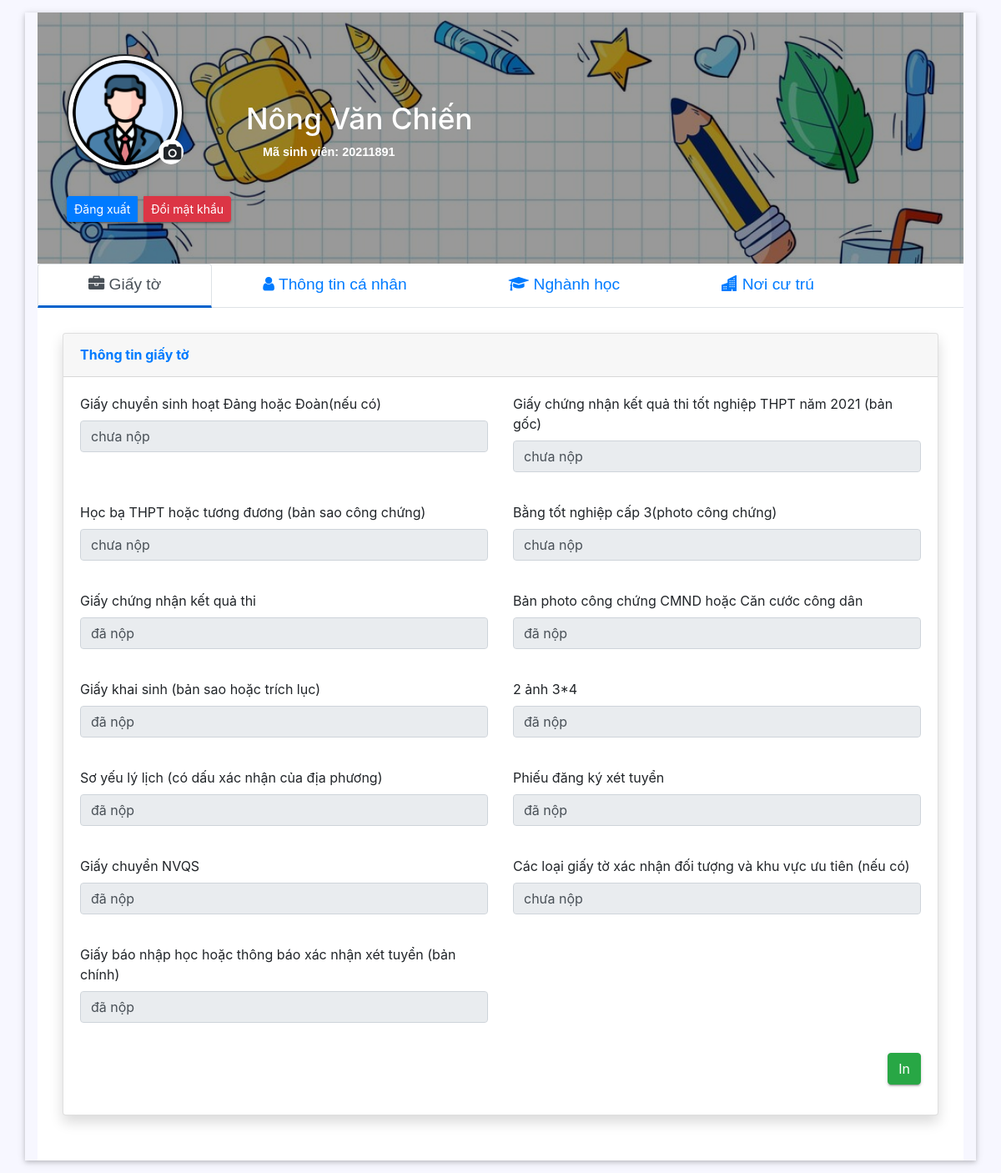
The app's page /index.php (signed in) with its own data.
### tables this page shows
CREATE TABLE `hsgiayto` (
  `masv` varchar(11) NOT NULL,
  `val1` int(11) NOT NULL DEFAULT 0,
  `val2` int(11) NOT NULL DEFAULT 0,
  `val3` int(11) NOT NULL DEFAULT 0,
  `val4` int(11) NOT NULL DEFAULT 0,
  `val5` int(11) NOT NULL DEFAULT 0,
  `val6` int(11) NOT NULL DEFAULT 0,
  `val7` int(11) NOT NULL DEFAULT 0,
  `val8` int(11) NOT NULL DEFAULT 0,
  `val9` int(11) NOT NULL DEFAULT 0,
  `val10` int(11) NOT NULL DEFAULT 0,
  `val11` int(11) NOT NULL DEFAULT 0,
  `val12` int(11) NOT NULL DEFAULT 0,
  `val13` int(11) NOT NULL DEFAULT 0
);

### index.php (the view, shortened to what this page needs)
<?php include_once('./includes/header.php'); ?>
<?php
include './Admin/connect.php';
if (isset($_SESSION['username'])) {
    $sqlSelect = "SELECT image FROM users WHERE username = '" . $_SESSION['username'] . "'";
    $resultSelect = $conn->query($sqlSelect);
    if ($resultSelect->num_rows > 0) {
        $row = $resultSelect->fetch_assoc();
        $image = $row['image'];
    }
    $name = $_SESSION['name'];
    $username = $_SESSION['username'];
    $image = $_SESSION['image'];
}
?>
<!DOCTYPE html>
<html lang="en">
<head>
    <link rel="stylesheet" href="https://stackpath.bootstrapcdn.com/bootstrap/4.3.1/css/bootstrap.min.css">
    <link rel="stylesheet" href="https://maxcdn.bootstrapcdn.com/bootstrap/4.0.0/css/bootstrap.min.css">
</head>
<body>
    <div class="container-fluid overcover">
        <div class="container profile-box">
            <div class="top-cover">
                <div class="covwe-inn">
                    <div class="row no-margin ">
                        <div class="col-md-2 img-c">
                            <div class="profile-image-container">
                                <img style="border: 2px solid; border-radius: 50%;" src="<?php echo $image ?>" width="600" height="600" alt="" id="profileImage" class="clickable-image" data-toggle="modal" data-target="#imageModal">
                                <form action="" method="post" enctype="multipart/form-data">
                                    <label for="fileInput" class="choose-image-btn" data-toggle="modal" data-target="#fileModal"><i class="fa fa-camera"></i></label>
                                </form>
                            </div>
                            <div class="btn-group mt-4">
                                <a href="logout.php" class="btn btn-sm btn-primary mr-2">Đăng xuất</a>
                                <a href="changepassword.php" class="btn btn-sm btn-danger">Đổi mật khẩu</a>
                            </div>
                        </div>
                        <div class="col-md-9 tit-det">
                            <h2><?php echo $name ?></h2>
                            <p><strong class="mb-3">Mã sinh viên: <?php echo $username ?></strong></p>
                        </div>
                    </div>
                </div>
            </div>
            <ul class="nav nav-tabs" id="myTab" role="tablist" style="font-family: 'Franklin Gothic Medium', 'Arial Narrow', Arial, sans-serif;">
                <li class="nav-item">
                    <a class="nav-link active" id="home-tab" data-toggle="tab" href="#home" role="tab" aria-controls="home" aria-selected="true"><i class="fa fa-briefcase"></i> Giấy tờ</a>
                </li>
                <li class="nav-item">
                    <a class="nav-link" id="profile-tab" data-toggle="tab" href="#profile" role="tab" aria-controls="profile" aria-selected="false"><i class="fa fa-user"></i> Thông tin cá nhân</a>
                </li>
                <li class="nav-item">
                    <a class="nav-link" id="profile-tab" data-toggle="tab" href="#resume" role="tab" aria-controls="profile" aria-selected="false"><i class="fa fa-graduation-cap"></i> Nghành học</a>
                </li>
                <li class="nav-item">
                    <a class="nav-link" id="profile-tab" data-toggle="tab" href="#gallery" role="tab" aria-controls="profile" aria-selected="false"><i class="bi bi-buildings-fill"></i> Nơi cư trú</a>
                </li>
            </ul>
            <div class="tab-content" id="myTabContent">
                <div class="tab-pane fade exp-cover show active" id="home" role="tabpanel" aria-labelledby="home-tab">
                    <div class="data-box">
                        <div class="card shadow mb-4">
                            <div class="card-header py-3">
                                <h6 class="m-0 font-weight-bold text-primary">Thông tin giấy tờ</h6>
                            </div>
                            <div class="card-body">
                                <form method="post">
                                    <div class="body" id="editsinhvien">
                                        <div class="row">
                                            <?php
                                            if (isset($_SESSION['username'])) {
                                                $masv = $_SESSION['username'];
                                                include('./Admin/connect.php');
                                                $query = $conn->prepare("SELECT * FROM hsgiayto WHERE masv = ?");
                                                $query->bind_param("s", $masv);
                                                $query->execute();
                                                $result = $query->get_result();
                                                if ($result->num_rows > 0) {
                                                    $row = $result->fetch_assoc();
                                                    $val1 = $row['val1'];
                                                    $val2 = $row['val2'];
                                                    $val3 = $row['val3'];
                                                    $val4 = $row['val4'];
                                                    $val5 = $row['val5'];
                                                    $val6 = $row['val6'];
                                                    $val7 = $row['val7'];
                                                    $val8 = $row['val8'];
                                                    $val9 = $row['val9'];
                                                    $val10 = $row['val10'];
                                                    $val11 = $row['val11'];
                                                    $val12 = $row['val12'];
                                                    $val13 = $row['val13'];
                                                }
                                            }
                                            ?>
                                            <div class="form-group col-md-6">
                                                <label for="">Giấy chuyển sinh hoạt Đảng hoặc Đoàn(nếu có)</label>
                                                <input type="text" name="val1" class="form-control" value="<?php echo ($val1 == 0) ? 'chưa nộp' : (($val1 == 1) ? 'đã nộp' : 'đã trả'); ?>" readonly>
                                            </div>
                                            <div class="form-group col-md-6">
                                                <label for="">Giấy chứng nhận kết quả thi tốt nghiệp THPT năm 2021 (bản gốc)</label>
                                                <input type="text" name="val2" class="form-control" value="<?php echo ($val2 == 0) ? 'chưa nộp' : (($val2 == 1) ? 'đã nộp' : 'đã trả'); ?>" readonly>
                                            </div>
                                            <div class="form-group col-md-6">
                                                <label for="">Học bạ THPT hoặc tương đương (bản sao công chứng)</label>
                                                <input type="text" name="val3" class="form-control" value="<?php echo ($val3 == 0) ? 'chưa nộp' : (($val3 == 1) ? 'đã nộp' : 'đã trả'); ?>" readonly>
                                            </div>
                                            <div class="form-group col-md-6">
                                                <label for="">Bằng tốt nghiệp cấp 3(photo công chứng)</label>
                                                <input type="text" name="val4" class="form-control" value="<?php echo ($val4 == 0) ? 'chưa nộp' : (($val4 == 1) ? 'đã nộp' : 'đã trả'); ?>" readonly>
                                            </div>
                                            <div class="form-group col-md-6">
                                                <label for="">Giấy chứng nhận kết quả thi</label>
                                                <input type="text" name="val5" class="form-control" value="<?php echo ($val5 == 0) ? 'chưa nộp' : (($val5 == 1) ? 'đã nộp' : 'đã trả'); ?>" readonly>
                                            </div>
                                            <div class="form-group col-md-6">
                                                <label for="">Bản photo công chứng CMND hoặc Căn cước công dân</label>
                                                <input type="text" name="val6" class="form-control" value="<?php echo ($val6 == 0) ? 'chưa nộp' : (($val6 == 1) ? 'đã nộp' : 'đã trả'); ?>" readonly>
                                            </div>
                                            <div class="form-group col-md-6">
                                                <label for="">Giấy khai sinh (bản sao hoặc trích lục)</label>
                                                <input type="text" name="val7" class="form-control" value="<?php echo ($val7 == 0) ? 'chưa nộp' : (($val7 == 1) ? 'đã nộp' : 'đã trả'); ?>" readonly>
                                            </div>
                                            <div class="form-group col-md-6">
                                                <label for="">2 ảnh 3*4</label>
                                                <input type="text" name="val8" class="form-control" value="<?php echo ($val8 == 0) ? 'chưa nộp' : (($val8 == 1) ? 'đã nộp' : 'đã trả'); ?>" readonly>
                                            </div>
                                            <div class="form-group col-md-6">
                                                <label for="">Sơ yếu lý lịch (có dấu xác nhận của địa phương)</label>
                                                <input type="text" name="val9" class="form-control" value="<?php echo ($val9 == 0) ? 'chưa nộp' : (($val9 == 1) ? 'đã nộp' : 'đã trả'); ?>" readonly>
                                            </div>
                                            <div class="form-group col-md-6">
                                                <label for="val10">Phiếu đăng ký xét tuyển</label>
                                                <input type="text" name="val10" class="form-control" value="<?php echo ($val10 == 0) ? 'chưa nộp' : (($val10 == 1) ? 'đã nộp' : 'đã trả'); ?>" readonly>
                                            </div>
                                            <div class="form-group col-md-6">
                                                <label for="">Giấy chuyển NVQS</label>
                                                <input type="text" name="val11" class="form-control" value="<?php echo ($val11 == 0) ? 'chưa nộp' : (($val11 == 1) ? 'đã nộp' : 'đã trả'); ?>" readonly>
                                            </div>
                                            <div class="form-group col-md-6">
                                                <label for="">Các loại giấy tờ xác nhận đối tượng và khu vực ưu tiên (nếu có)</label>
                                                <input type="text" name="val12" class="form-control" value="<?php echo ($val12 == 0) ? 'chưa nộp' : (($val12 == 1) ? 'đã nộp' : 'đã trả'); ?>" readonly>
                                            </div>
                                            <div class="form-group col-md-6">
                                                <label for="">Giấy báo nhập học hoặc thông báo xác nhận xét tuyển (bản chính)</label>
                                                <input type="text" name="val13" class="form-control" value="<?php echo ($val13 == 0) ? 'chưa nộp' : (($val13 == 1) ? 'đã nộp' : 'đã trả'); ?>" readonly>
                                            </div>
                                        </div>
                                    </div>
                                    <button class="btn btn-success mb-3 float-right" onclick="printPage()">In</button>
                                </form>
                            </div>
                        </div>
                    </div>
                </div>
            </div>
        </div>
    </div>
</body>
<?php
include('./Admin/includes/script.php');
?>
</html>

### includes/header.php (shortened to what this page needs)
<!doctype html>
<html lang="en">
<head>
    <link rel="stylesheet" href="assets/css/bootstrap.min.css">
    <link rel="stylesheet" href="assets/css/fontawsom-all.min.css">
    <link rel="stylesheet" type="text/css" href="assets/css/style.css" />
</head>
<body>

### Admin/includes/script.php (shortened to what this page needs)
<link rel="stylesheet" href="https://cdnjs.cloudflare.com/ajax/libs/font-awesome/4.7.0/css/font-awesome.min.css">
<link rel="stylesheet" href="https://cdn.jsdelivr.net/npm/bootstrap-icons@1.11.2/font/bootstrap-icons.min.css">

### assets/css/style.css (style rules this page uses)
* { margin: 0px; padding: 0px; list-style: none; }
img { max-width: 100%; }
a { text-decoration: none; outline: none; color: #444; }
ul { margin-bottom: 0; padding-left: 0; }
a:hover, a:focus, input, textarea { text-decoration: none; outline: none; }
html, body { height: 100%; }
p { margin-bottom: 0px; width: 100%; }
.no-margin { margin: 0px; }
::placeholder { color: #747f8a !important; font-size: 13px; opacity: .5 !important; }
.container-fluid { padding: 0px; }
h1, h2, h3, h4, h5, h6 { font-family: "mouse-500", Arial, Helvetica, sans-serif; }
strong { font-family: "mouse-500", Arial, Helvetica, sans-serif; }
body { background-color: #f7f7ff !important; font-family: "mouse-300", Arial, Helvetica, sans-serif; color: #6A6A6A; }
.btn-success { background-color: #00ab9f; border-color: #00ab9f; }
.btn { box-shadow: 0 3px 1px -2px rgba(0, 0, 0, 0.2), 0 2px 2px 0 rgba(0, 0, 0, 0.14), 0 1px 5px 0 rgba(0, 0, 0, 0.12); border-radius: 2px; }
.form-control { background-color: #F8F8F8; margin-bottom: 20px; }
.container { max-width: 1100px; }
.top-cover { background-image: url(../images/bg.jpg); background-size: cover; width: 100%; }
.overcover { padding: 15px; }
.overcover .covwe-inn { background-color: rgba(0, 0, 0, 0.4); width: 100%; height: 100%; padding: 30px; display: flex; }
.overcover .covwe-inn .img-c { padding: 20px; }
.overcover .covwe-inn .img-c img { border-radius: 50%; background-color: #FFF; padding: 5px; box-shadow: 0 2px 5px 0 rgba(0, 0, 0, 0.16), 0 2px 10px 0 rgba(0, 0, 0, 0.12); margin: auto; }
.overcover .covwe-inn .tit-det { padding: 20px; padding-left: 10px; margin: auto; }
.overcover .covwe-inn .tit-det h2 { color: #FFF; font-size: 2.2rem; }
.overcover .covwe-inn .tit-det p { color: #FFF; font-size: .9rem; text-indent: 20px; }
.profile-box { box-shadow: 0 2px 5px 0 rgba(0, 0, 0, 0.16), 0 2px 10px 0 rgba(0, 0, 0, 0.12); padding: 0px; }
.nav-tabs { background-color: #FFF; }
.nav-tabs li a { padding: 10px 60px; font-size: 1.2rem; }
.nav-tabs .active { border-radius: 0px; border-bottom: 3px solid #0062cc !important; }
.tab-content { background-color: #FFF; }
.exp-cover { padding: 30px; }

### index.php (style rules this page uses)
.profile-image-container { position: relative; display: inline-block; }
#profileImage { max-width: 100%; height: auto; display: block; }
.choose-image-btn { position: absolute; background-color: #fff; font-size: 20px; right: 0; bottom: 0; padding: 6px; cursor: pointer; border-radius: 50%; width: 30px; height: 30px; text-align: center; line-height: 1; }

### records on screen
hsgiayto: val1 "chưa nộp", val2 "chưa nộp", val3 "chưa nộp", val4 "chưa nộp", val5 "đã nộp", val6 "đã nộp", val7 "đã nộp", val8 "đã nộp", val9 "đã nộp", val10 "đã nộp", val11 "đã nộp", val12 "chưa nộp", val13 "đã nộp"

### other values on screen
$name "Nông Văn Chiến"
$username "20211891"
